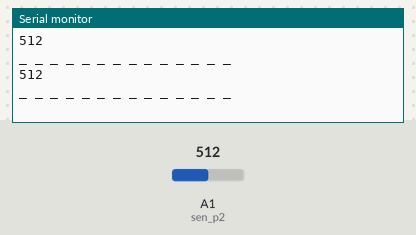
Recording of a sketch running on a simulated Arduino Uno, built with avr-gcc and run on an emulated ATmega328P. Shown: the last lines printed to the serial monitor. Inputs (shaded band) come from the test bench; at power-on: A1 (sen_p2) = 512.

Above: at 1.8 s.
1.9 s: A1 (sen_p2) set to 716
At 2.8 s:
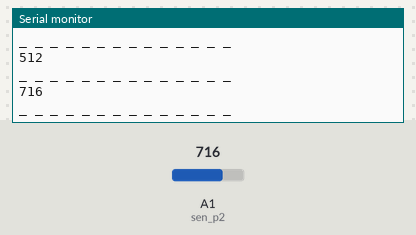
3.4 s: A1 (sen_p2) set to 900
At 4.7 s:
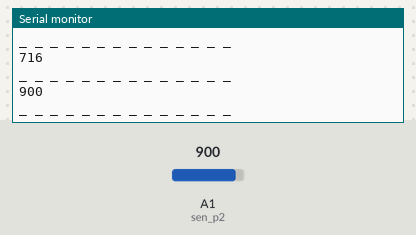
Timing chart, 0 to 6.4 s (numbered marks = the images above; inputs shaded):
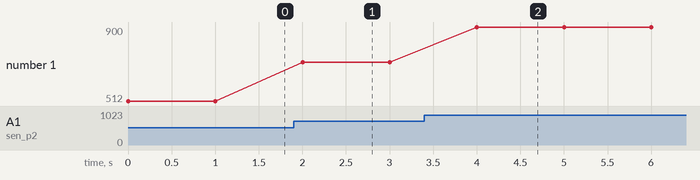

The sketch:

object.ino
```cpp
//int sen_p1=0;
int sen_p2=1;
//int sense1=0;
int sense2=0;
void setup()
{
  Serial.begin(9600);
}
void loop()
{
  sense2=analogRead(sen_p2);
 // sense2=analogRead(sen_p2);
  Serial.print(sense2);
  Serial.println();
//  Serial.print(sense2);
//  Serial.println();
  Serial.print("_ _ _ _ _ _ _ _ _ _ _ _ _ _ ");
  Serial.println();
  delay(1000);
}
```

Measured:
- after the input at 1.9 s, the serial monitor: prints a new line after 0.10 s (image 1)
- after the input at 3.4 s, the serial monitor: prints a new line after 0.60 s (image 2)
- plotted number 1: 512 → 716 after the input at 1.9 s, 716 → 900 after the input at 3.4 s
